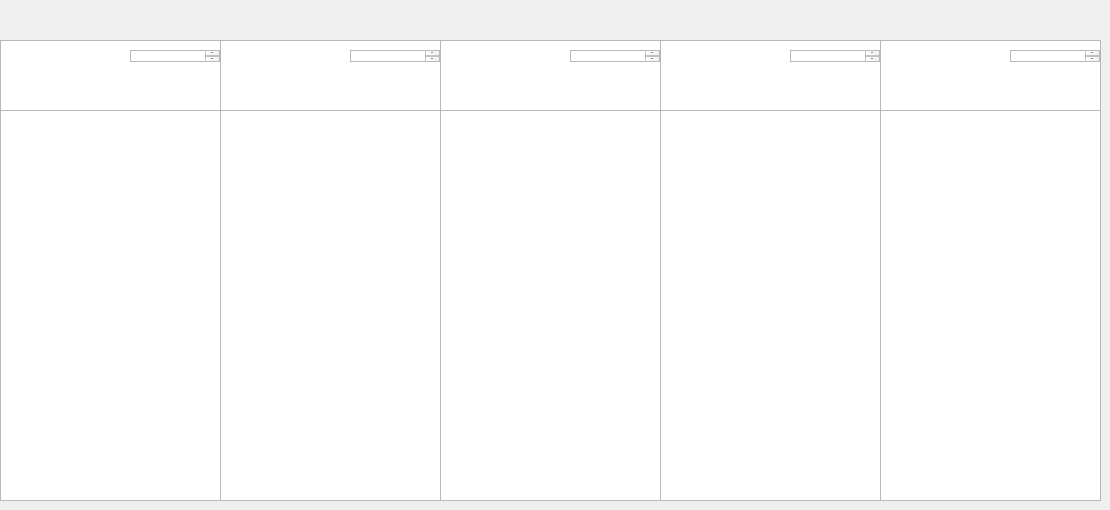
      <widget class="QWidget" name="widget_24" native="true">
       <widget class="QWidget" name="horizontalLayoutWidget_20">
        <property name="geometry">
         <rect>
          <x>0</x>
          <y>0</y>
          <width>221</width>
          <height>41</height>
         </rect>
        </property>
        <layout class="QHBoxLayout" name="horizontalLayout_21">
         <item>
          <widget class="ImageLabel" name="ImageLabel_87">
           <property name="sizePolicy">
            <sizepolicy hsizetype="Minimum" vsizetype="Minimum">
             <horstretch>0</horstretch>
             <verstretch>0</verstretch>
            </sizepolicy>
           </property>
           <property name="minimumSize">
            <size>
             <width>35</width>
             <height>35</height>
            </size>
           </property>
           <property name="maximumSize">
            <size>
             <width>35</width>
             <height>35</height>
            </size>
           </property>
          </widget>
         </item>
         <item>
          <widget class="ImageLabel" name="ImageLabel_88">
           <property name="sizePolicy">
            <sizepolicy hsizetype="Minimum" vsizetype="Minimum">
             <horstretch>0</horstretch>
             <verstretch>0</verstretch>
            </sizepolicy>
           </property>
           <property name="minimumSize">
            <size>
             <width>35</width>
             <height>35</height>
            </size>
           </property>
           <property name="maximumSize">
            <size>
             <width>35</width>
             <height>35</height>
            </size>
           </property>
          </widget>
         </item>
         <item>
          <widget class="ImageLabel" name="ImageLabel_89">
           <property name="sizePolicy">
            <sizepolicy hsizetype="Minimum" vsizetype="Minimum">
             <horstretch>0</horstretch>
             <verstretch>0</verstretch>
            </sizepolicy>
           </property>
           <property name="minimumSize">
            <size>
             <width>35</width>
             <height>35</height>
            </size>
           </property>
           <property name="maximumSize">
            <size>
             <width>35</width>
             <height>35</height>
            </size>
           </property>
          </widget>
         </item>
         <item>
          <widget class="ImageLabel" name="ImageLabel_90">
           <property name="sizePolicy">
            <sizepolicy hsizetype="Minimum" vsizetype="Minimum">
             <horstretch>0</horstretch>
             <verstretch>0</verstretch>
            </sizepolicy>
           </property>
           <property name="minimumSize">
            <size>
             <width>35</width>
             <height>35</height>
            </size>
           </property>
           <property name="maximumSize">
            <size>
             <width>35</width>
             <height>35</height>
            </size>
           </property>
          </widget>
         </item>
         <item>
          <widget class="ImageLabel" name="ImageLabel_10">
           <property name="sizePolicy">
            <sizepolicy hsizetype="Minimum" vsizetype="Minimum">
             <horstretch>0</horstretch>
             <verstretch>0</verstretch>
            </sizepolicy>
           </property>
           <property name="minimumSize">
            <size>
             <width>35</width>
             <height>35</height>
            </size>
           </property>
           <property name="maximumSize">
            <size>
             <width>35</width>
             <height>35</height>
            </size>
           </property>
          </widget>
         </item>
        </layout>
       </widget>
       <widget class="QWidget" name="horizontalLayoutWidget_21">
        <property name="geometry">
         <rect>
          <x>220</x>
          <y>0</y>
          <width>221</width>
          <height>41</height>
         </rect>
        </property>
        <layout class="QHBoxLayout" name="horizontalLayout_22">
         <item>
          <widget class="ImageLabel" name="ImageLabel_91">
           <property name="sizePolicy">
            <sizepolicy hsizetype="Minimum" vsizetype="Minimum">
             <horstretch>0</horstretch>
             <verstretch>0</verstretch>
            </sizepolicy>
           </property>
           <property name="minimumSize">
            <size>
             <width>35</width>
             <height>35</height>
            </size>
           </property>
           <property name="maximumSize">
            <size>
             <width>35</width>
             <height>35</height>
            </size>
           </property>
          </widget>
         </item>
         <item>
          <widget class="ImageLabel" name="ImageLabel_92">
           <property name="sizePolicy">
            <sizepolicy hsizetype="Minimum" vsizetype="Minimum">
             <horstretch>0</horstretch>
             <verstretch>0</verstretch>
            </sizepolicy>
           </property>
           <property name="minimumSize">
            <size>
             <width>35</width>
             <height>35</height>
            </size>
           </property>
           <property name="maximumSize">
            <size>
             <width>35</width>
             <height>35</height>
            </size>
           </property>
          </widget>
         </item>
         <item>
          <widget class="ImageLabel" name="ImageLabel_93">
           <property name="sizePolicy">
            <sizepolicy hsizetype="Minimum" vsizetype="Minimum">
             <horstretch>0</horstretch>
             <verstretch>0</verstretch>
            </sizepolicy>
           </property>
           <property name="minimumSize">
            <size>
             <width>35</width>
             <height>35</height>
            </size>
           </property>
           <property name="maximumSize">
            <size>
             <width>35</width>
             <height>35</height>
            </size>
           </property>
          </widget>
         </item>
         <item>
          <widget class="ImageLabel" name="ImageLabel_94">
           <property name="sizePolicy">
            <sizepolicy hsizetype="Minimum" vsizetype="Minimum">
             <horstretch>0</horstretch>
             <verstretch>0</verstretch>
            </sizepolicy>
           </property>
           <property name="minimumSize">
            <size>
             <width>35</width>
             <height>35</height>
            </size>
           </property>
           <property name="maximumSize">
            <size>
             <width>35</width>
             <height>35</height>
            </size>
           </property>
          </widget>
         </item>
         <item>
          <widget class="ImageLabel" name="ImageLabel_11">
           <property name="sizePolicy">
            <sizepolicy hsizetype="Minimum" vsizetype="Minimum">
             <horstretch>0</horstretch>
             <verstretch>0</verstretch>
            </sizepolicy>
           </property>
           <property name="minimumSize">
            <size>
             <width>35</width>
             <height>35</height>
            </size>
           </property>
           <property name="maximumSize">
            <size>
             <width>35</width>
             <height>35</height>
            </size>
           </property>
          </widget>
         </item>
        </layout>
       </widget>
       <widget class="QWidget" name="horizontalLayoutWidget_22">
        <property name="geometry">
         <rect>
          <x>440</x>
          <y>0</y>
          <width>221</width>
          <height>41</height>
         </rect>
        </property>
        <layout class="QHBoxLayout" name="horizontalLayout_23">
         <item>
          <widget class="ImageLabel" name="ImageLabel_95">
           <property name="sizePolicy">
            <sizepolicy hsizetype="Minimum" vsizetype="Minimum">
             <horstretch>0</horstretch>
             <verstretch>0</verstretch>
            </sizepolicy>
           </property>
           <property name="minimumSize">
            <size>
             <width>35</width>
             <height>35</height>
            </size>
           </property>
           <property name="maximumSize">
            <size>
             <width>35</width>
             <height>35</height>
            </size>
           </property>
          </widget>
         </item>
         <item>
          <widget class="ImageLabel" name="ImageLabel_96">
           <property name="sizePolicy">
            <sizepolicy hsizetype="Minimum" vsizetype="Minimum">
             <horstretch>0</horstretch>
             <verstretch>0</verstretch>
            </sizepolicy>
           </property>
           <property name="minimumSize">
            <size>
             <width>35</width>
             <height>35</height>
            </size>
           </property>
           <property name="maximumSize">
            <size>
             <width>35</width>
             <height>35</height>
            </size>
           </property>
          </widget>
         </item>
         <item>
          <widget class="ImageLabel" name="ImageLabel_97">
           <property name="sizePolicy">
            <sizepolicy hsizetype="Minimum" vsizetype="Minimum">
             <horstretch>0</horstretch>
             <verstretch>0</verstretch>
            </sizepolicy>
           </property>
           <property name="minimumSize">
            <size>
             <width>35</width>
             <height>35</height>
            </size>
           </property>
           <property name="maximumSize">
            <size>
             <width>35</width>
             <height>35</height>
            </size>
           </property>
          </widget>
         </item>
         <item>
          <widget class="ImageLabel" name="ImageLabel_98">
           <property name="sizePolicy">
            <sizepolicy hsizetype="Minimum" vsizetype="Minimum">
             <horstretch>0</horstretch>
             <verstretch>0</verstretch>
            </sizepolicy>
           </property>
           <property name="minimumSize">
            <size>
             <width>35</width>
             <height>35</height>
            </size>
           </property>
           <property name="maximumSize">
            <size>
             <width>35</width>
             <height>35</height>
            </size>
           </property>
          </widget>
         </item>
         <item>
          <widget class="ImageLabel" name="ImageLabel_99">
           <property name="sizePolicy">
            <sizepolicy hsizetype="Minimum" vsizetype="Minimum">
             <horstretch>0</horstretch>
             <verstretch>0</verstretch>
            </sizepolicy>
           </property>
           <property name="minimumSize">
            <size>
             <width>35</width>
             <height>35</height>
            </size>
           </property>
           <property name="maximumSize">
            <size>
             <width>35</width>
             <height>35</height>
            </size>
           </property>
          </widget>
         </item>
        </layout>
       </widget>
       <widget class="QWidget" name="horizontalLayoutWidget_23">
        <property name="geometry">
         <rect>
          <x>660</x>
          <y>0</y>
          <width>221</width>
          <height>41</height>
         </rect>
        </property>
        <layout class="QHBoxLayout" name="horizontalLayout_24">
         <item>
          <widget class="ImageLabel" name="ImageLabel_100">
           <property name="sizePolicy">
            <sizepolicy hsizetype="Minimum" vsizetype="Minimum">
             <horstretch>0</horstretch>
             <verstretch>0</verstretch>
            </sizepolicy>
           </property>
           <property name="minimumSize">
            <size>
             <width>35</width>
             <height>35</height>
            </size>
           </property>
           <property name="maximumSize">
            <size>
             <width>35</width>
             <height>35</height>
            </size>
           </property>
          </widget>
         </item>
         <item>
          <widget class="ImageLabel" name="ImageLabel_101">
           <property name="sizePolicy">
            <sizepolicy hsizetype="Minimum" vsizetype="Minimum">
             <horstretch>0</horstretch>
             <verstretch>0</verstretch>
            </sizepolicy>
           </property>
           <property name="minimumSize">
            <size>
             <width>35</width>
             <height>35</height>
            </size>
           </property>
           <property name="maximumSize">
            <size>
             <width>35</width>
             <height>35</height>
            </size>
           </property>
          </widget>
         </item>
         <item>
          <widget class="ImageLabel" name="ImageLabel_102">
           <property name="sizePolicy">
            <sizepolicy hsizetype="Minimum" vsizetype="Minimum">
             <horstretch>0</horstretch>
             <verstretch>0</verstretch>
            </sizepolicy>
           </property>
           <property name="minimumSize">
            <size>
             <width>35</width>
             <height>35</height>
            </size>
           </property>
           <property name="maximumSize">
            <size>
             <width>35</width>
             <height>35</height>
            </size>
           </property>
          </widget>
         </item>
         <item>
          <widget class="ImageLabel" name="ImageLabel_103">
           <property name="sizePolicy">
            <sizepolicy hsizetype="Minimum" vsizetype="Minimum">
             <horstretch>0</horstretch>
             <verstretch>0</verstretch>
            </sizepolicy>
           </property>
           <property name="minimumSize">
            <size>
             <width>35</width>
             <height>35</height>
            </size>
           </property>
           <property name="maximumSize">
            <size>
             <width>35</width>
             <height>35</height>
            </size>
           </property>
          </widget>
         </item>
         <item>
          <widget class="ImageLabel" name="ImageLabel_104">
           <property name="sizePolicy">
            <sizepolicy hsizetype="Minimum" vsizetype="Minimum">
             <horstretch>0</horstretch>
             <verstretch>0</verstretch>
            </sizepolicy>
           </property>
           <property name="minimumSize">
            <size>
             <width>35</width>
             <height>35</height>
            </size>
           </property>
           <property name="maximumSize">
            <size>
             <width>35</width>
             <height>35</height>
            </size>
           </property>
          </widget>
         </item>
        </layout>
       </widget>
       <widget class="QWidget" name="horizontalLayoutWidget_24">
        <property name="geometry">
         <rect>
          <x>880</x>
          <y>0</y>
          <width>221</width>
          <height>41</height>
         </rect>
        </property>
        <layout class="QHBoxLayout" name="horizontalLayout_25">
         <item>
          <widget class="ImageLabel" name="ImageLabel_105">
           <property name="sizePolicy">
            <sizepolicy hsizetype="Minimum" vsizetype="Minimum">
             <horstretch>0</horstretch>
             <verstretch>0</verstretch>
            </sizepolicy>
           </property>
           <property name="minimumSize">
            <size>
             <width>35</width>
             <height>35</height>
            </size>
           </property>
           <property name="maximumSize">
            <size>
             <width>35</width>
             <height>35</height>
            </size>
           </property>
          </widget>
         </item>
         <item>
          <widget class="ImageLabel" name="ImageLabel_106">
           <property name="sizePolicy">
            <sizepolicy hsizetype="Minimum" vsizetype="Minimum">
             <horstretch>0</horstretch>
             <verstretch>0</verstretch>
            </sizepolicy>
           </property>
           <property name="minimumSize">
            <size>
             <width>35</width>
             <height>35</height>
            </size>
           </property>
           <property name="maximumSize">
            <size>
             <width>35</width>
             <height>35</height>
            </size>
           </property>
          </widget>
         </item>
         <item>
          <widget class="ImageLabel" name="ImageLabel_107">
           <property name="sizePolicy">
            <sizepolicy hsizetype="Minimum" vsizetype="Minimum">
             <horstretch>0</horstretch>
             <verstretch>0</verstretch>
            </sizepolicy>
           </property>
           <property name="minimumSize">
            <size>
             <width>35</width>
             <height>35</height>
            </size>
           </property>
           <property name="maximumSize">
            <size>
             <width>35</width>
             <height>35</height>
            </size>
           </property>
          </widget>
         </item>
         <item>
          <widget class="ImageLabel" name="ImageLabel_108">
           <property name="sizePolicy">
            <sizepolicy hsizetype="Minimum" vsizetype="Minimum">
             <horstretch>0</horstretch>
             <verstretch>0</verstretch>
            </sizepolicy>
           </property>
           <property name="minimumSize">
            <size>
             <width>35</width>
             <height>35</height>
            </size>
           </property>
           <property name="maximumSize">
            <size>
             <width>35</width>
             <height>35</height>
            </size>
           </property>
          </widget>
         </item>
         <item>
          <widget class="ImageLabel" name="ImageLabel_109">
           <property name="sizePolicy">
            <sizepolicy hsizetype="Minimum" vsizetype="Minimum">
             <horstretch>0</horstretch>
             <verstretch>0</verstretch>
            </sizepolicy>
           </property>
           <property name="minimumSize">
            <size>
             <width>35</width>
             <height>35</height>
            </size>
           </property>
           <property name="maximumSize">
            <size>
             <width>35</width>
             <height>35</height>
            </size>
           </property>
          </widget>
         </item>
        </layout>
       </widget>
       <widget class="QWidget" name="widget_25" native="true">
        <property name="geometry">
         <rect>
          <x>0</x>
          <y>40</y>
          <width>1101</width>
          <height>461</height>
         </rect>
        </property>
        <widget class="QGraphicsView" name="record5">
         <property name="geometry">
          <rect>
           <x>0</x>
           <y>70</y>
           <width>221</width>
           <height>391</height>
          </rect>
         </property>
        </widget>
        <widget class="QGraphicsView" name="info5">
         <property name="geometry">
          <rect>
           <x>0</x>
           <y>0</y>
           <width>221</width>
           <height>71</height>
          </rect>
         </property>
        </widget>
        <widget class="QWidget" name="widget_26" native="true">
         <property name="geometry">
          <rect>
           <x>220</x>
           <y>0</y>
           <width>221</width>
           <height>461</height>
          </rect>
         </property>
         <widget class="QGraphicsView" name="record6">
          <property name="geometry">
           <rect>
            <x>0</x>
            <y>70</y>
            <width>221</width>
            <height>391</height>
           </rect>
          </property>
         </widget>
         <widget class="QGraphicsView" name="info6">
          <property name="geometry">
           <rect>
            <x>0</x>
            <y>0</y>
            <width>221</width>
            <height>71</height>
           </rect>
          </property>
         </widget>
         <widget class="HorizontalPipsPager" name="page6">
          <property name="geometry">
           <rect>
            <x>130</x>
            <y>10</y>
            <width>90</width>
            <height>12</height>
           </rect>
          </property>
          <item/>
          <item/>
          <item/>
          <item/>
          <item/>
          <item/>
          <item/>
          <item/>
          <item/>
          <item/>
          <item/>
          <item/>
          <item/>
          <item/>
          <item/>
          <item/>
          <item/>
          <item/>
          <item/>
          <item/>
          <item/>
          <item/>
          <item/>
          <item/>
          <item/>
          <item/>
          <item/>
          <item/>
          <item/>
          <item/>
          <item/>
          <item/>
          <item/>
          <item/>
          <item/>
         </widget>
        </widget>
        <widget class="QWidget" name="widget_27" native="true">
         <property name="geometry">
          <rect>
           <x>440</x>
           <y>0</y>
           <width>221</width>
           <height>461</height>
          </rect>
         </property>
         <widget class="QGraphicsView" name="record7">
          <property name="geometry">
           <rect>
            <x>0</x>
            <y>70</y>
            <width>221</width>
            <height>391</height>
           </rect>
          </property>
         </widget>
         <widget class="QGraphicsView" name="info7">
          <property name="geometry">
           <rect>
            <x>0</x>
            <y>0</y>
            <width>221</width>
            <height>71</height>
           </rect>
          </property>
         </widget>
         <widget class="HorizontalPipsPager" name="page7">
          <property name="geometry">
           <rect>
            <x>130</x>
            <y>10</y>
            <width>90</width>
            <height>12</height>
           </rect>
          </property>
          <item/>
          <item/>
          <item/>
          <item/>
          <item/>
          <item/>
          <item/>
          <item/>
          <item/>
          <item/>
          <item/>
          <item/>
          <item/>
          <item/>
          <item/>
          <item/>
          <item/>
          <item/>
          <item/>
          <item/>
          <item/>
          <item/>
          <item/>
          <item/>
          <item/>
          <item/>
          <item/>
          <item/>
          <item/>
          <item/>
          <item/>
          <item/>
          <item/>
          <item/>
          <item/>
         </widget>
        </widget>
        <widget class="QWidget" name="widget_28" native="true">
         <property name="geometry">
          <rect>
           <x>660</x>
           <y>0</y>
           <width>221</width>
           <height>461</height>
          </rect>
         </property>
         <widget class="QGraphicsView" name="record8">
          <property name="geometry">
           <rect>
            <x>0</x>
            <y>70</y>
            <width>221</width>
            <height>391</height>
           </rect>
          </property>
         </widget>
         <widget class="QGraphicsView" name="info8">
          <property name="geometry">
           <rect>
            <x>0</x>
            <y>0</y>
            <width>221</width>
            <height>71</height>
           </rect>
          </property>
         </widget>
         <widget class="HorizontalPipsPager" name="page8">
          <property name="geometry">
           <rect>
            <x>130</x>
            <y>10</y>
            <width>90</width>
            <height>12</height>
           </rect>
          </property>
          <item/>
          <item/>
          <item/>
          <item/>
          <item/>
          <item/>
          <item/>
          <item/>
          <item/>
          <item/>
          <item/>
          <item/>
          <item/>
          <item/>
          <item/>
          <item/>
          <item/>
          <item/>
          <item/>
          <item/>
          <item/>
          <item/>
          <item/>
          <item/>
          <item/>
          <item/>
          <item/>
          <item/>
          <item/>
          <item/>
          <item/>
          <item/>
          <item/>
          <item/>
          <item/>
         </widget>
        </widget>
        <widget class="QWidget" name="widget_29" native="true">
         <property name="geometry">
          <rect>
           <x>880</x>
           <y>0</y>
           <width>221</width>
           <height>461</height>
          </rect>
         </property>
         <widget class="QGraphicsView" name="record9">
          <property name="geometry">
           <rect>
            <x>0</x>
            <y>70</y>
            <width>221</width>
            <height>391</height>
           </rect>
          </property>
         </widget>
         <widget class="QGraphicsView" name="info9">
          <property name="geometry">
           <rect>
            <x>0</x>
            <y>0</y>
            <width>221</width>
            <height>71</height>
           </rect>
          </property>
         </widget>
         <widget class="HorizontalPipsPager" name="page9">
          <property name="geometry">
           <rect>
            <x>130</x>
            <y>10</y>
            <width>90</width>
            <height>12</height>
           </rect>
          </property>
          <item/>
          <item/>
          <item/>
          <item/>
          <item/>
          <item/>
          <item/>
          <item/>
          <item/>
          <item/>
          <item/>
          <item/>
          <item/>
          <item/>
          <item/>
          <item/>
          <item/>
          <item/>
          <item/>
          <item/>
          <item/>
          <item/>
          <item/>
          <item/>
          <item/>
          <item/>
          <item/>
          <item/>
          <item/>
          <item/>
          <item/>
          <item/>
          <item/>
          <item/>
          <item/>
         </widget>
        </widget>
        <widget class="HorizontalPipsPager" name="page5">
         <property name="geometry">
          <rect>
           <x>130</x>
           <y>10</y>
           <width>90</width>
           <height>12</height>
          </rect>
         </property>
         <item/>
         <item/>
         <item/>
         <item/>
         <item/>
         <item/>
         <item/>
         <item/>
         <item/>
         <item/>
         <item/>
         <item/>
         <item/>
         <item/>
         <item/>
         <item/>
         <item/>
         <item/>
         <item/>
         <item/>
         <item/>
         <item/>
         <item/>
         <item/>
         <item/>
         <item/>
         <item/>
         <item/>
         <item/>
         <item/>
         <item/>
         <item/>
         <item/>
         <item/>
         <item/>
        </widget>
       </widget>
      </widget>
